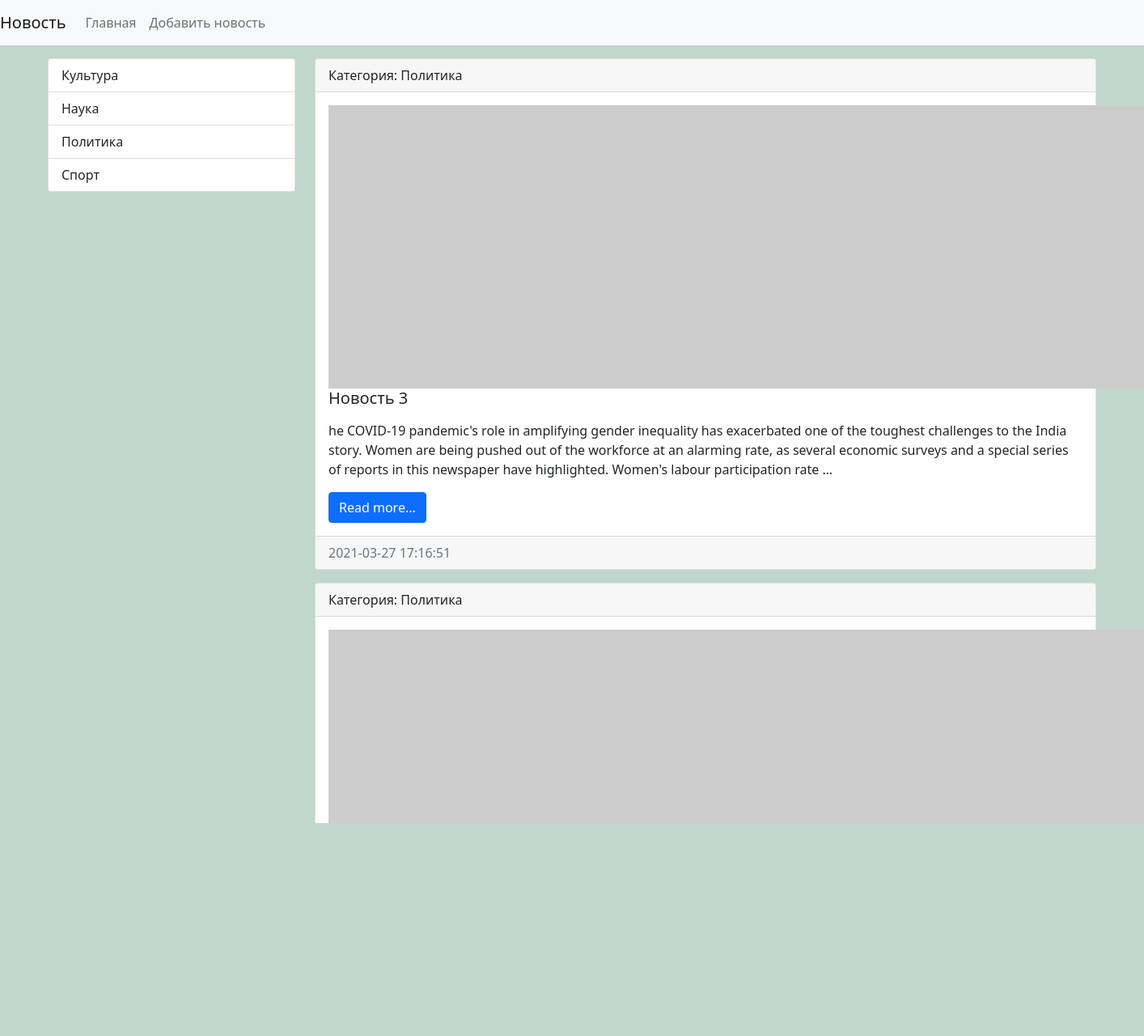
The app's page /category/2/ with its own data.
### news/models.py (models this page shows, shortened)
class Category (models.Model):
    title = models.CharField(max_length=150, db_index=True, verbose_name='Наименование категории')
    def __str__(self):
        return self.title
    class Meta:
        verbose_name = 'Категория'  # вербозу_нейм можно и в apps.py использовать
        verbose_name_plural = 'Категории'
        ordering = ['title']

class News(models.Model):
    title = models.CharField(max_length=150, verbose_name='Наименование')
    content = models.TextField(blank=True, verbose_name='Контент')#blank-значит может быть пустым
    created_at = models.DateTimeField(auto_now_add=True, verbose_name='Дата публикации')
    updated_at = models.DateTimeField(auto_now=True, verbose_name='Обновлено')
    photo = models.ImageField(upload_to='photos/%y/%m/%d', verbose_name='Фото', blank=True)# автоматом видет даты
    is_published = models.BooleanField(default=True, verbose_name='Опубликовано')
    category = models.ForeignKey(Category, on_delete=models.PROTECT, null=True, verbose_name='Категория')#связал с ктегорией ниже ,если бы класс категории был бы ниже,то 'Category' в кавычки
    def get_absolute_url(self):#url тег только в пайтон файлов
        return reverse('view_news', kwargs={"news_id": self.pk})
    class Meta:
        verbose_name = 'Новость'# вербозу_нейм можно и в apps.py использовать
        verbose_name_plural ='Новости'
        ordering = ['created_at']#Порядок сортировки для всего

### news/views.py (the view)
# urls.py: path('category/<int:category_id>/', get_category, name='category'),
def get_category(request, category_id):
    news = News.objects.filter(category_id=category_id)
    category = Category.objects.get(pk=category_id)
    return render(request, 'news/category.html', {'news': news, 'category': category})

### news/templatetags/news_tags.py (called while the page is built)
@register.simple_tag()# создается тег {%get_categories%} только со словарем
def get_categories():
    return Category.objects.all()

### news/templates/news/category.html (shortened to what this page needs)
{% extends 'base.html' %}
{% block sidebar %}
{% include 'inc/_sidebar.html' %}
{% endblock %}
{% block content %}
{% for item in news %}
<div class="card mb-3">
    <div class="card-header">
        Категория: {{ item.category }}
    </div>
    <div class="card-body">
        <div class="media">
            {% if item.photo %}
            <img src="{{ item.photo.url }}" alt="" width="350" class="mr-3">
            {% else %}
            <img src="https://picsum.photos/id/1060/350/235/?blur=2" alt="" class="mr-3">
            {% endif %}
            <div class="media-body">
                <h5 class="card-title">{{ item.title }}</h5>
                <p class="card-text">{{ item.content|safe|linebreaks|truncatewords:50 }}</p>
                <a href="{{ item.get_absolute_url }}" class="btn btn-primary">Read more...</a>
            </div>
        </div>
    </div>
    <div class="card-footer text-muted">
        {{ item.created_at|date:"Y-m-d H:i:s" }}
    </div>
</div>
{% endfor %}
{% endblock %}

### templates/base.html (shortened to what this page needs)
<!doctype html>
{% load  static %}
<html lang="en">
<head>
    <link rel="stylesheet" href="{% static 'bootstrap/css/bootstrap.min.css'%}">
    <link rel="stylesheet" href="{% static 'css/style.css'%}">
</head>
<body>
    {% include 'inc/_nav.html' %}
    <div class="container mt-3">
        <div class="row">
            <div class="col-md-3">
                {%block sidebar%}SIDEBAR{%endblock sidebar%}
            </div>
            <div class="col-md-9">
                {%block content%}content{%endblock content%}
            </div>
        </div>
    </div>
</body>
</html>

### templates/inc/_nav.html (shortened to what this page needs)
<nav class="navbar navbar-expand-lg navbar-light bg-light">
    <a class="navbar-brand" href="{%url 'home'%}">Новость</a>
    <div class="collapse navbar-collapse" id="navbarSupportedContent">
        <ul class="navbar-nav mr-auto">
            <li class="nav-item"><a class="nav-link" href="{%url 'home'%}">Главная</a></li>
            <li class="nav-item"><a class="nav-link" href="{%url 'add_news'%}">Добавить новость</a></li>
        </ul>
    </div>
</nav>

### templates/inc/_sidebar.html (shortened to what this page needs)
{% load news_tags %}
<div class="list-group">
    {% get_categories as categories %}
    {% for item in categories %}
        <a href="{% url 'category' item.pk %}" class="list-group-item list-group-item-action">{{ item.title }}</a>
        {% endfor %}
</div>

### mysite/static/css/style.css (style rules this page uses)
body { background-color: #c1d6cc; }

### records on screen
Category: title "Культура"
Category: title "Наука"
Category: title "Политика"
Category: title "Спорт"
News: category "Политика", title "Новость 3", content "he COVID-19 pandemic's role in amplifying gender inequality has exacerbated one of the toughest challenges to the India story. Women are being pushed out of the workforce at an alarming rate, as several economic surveys and a special series of reports in this newspaper have highlighted. Women's labour participation rate …", created_at "2021-03-27 17:16:51"
News: category "Политика"
